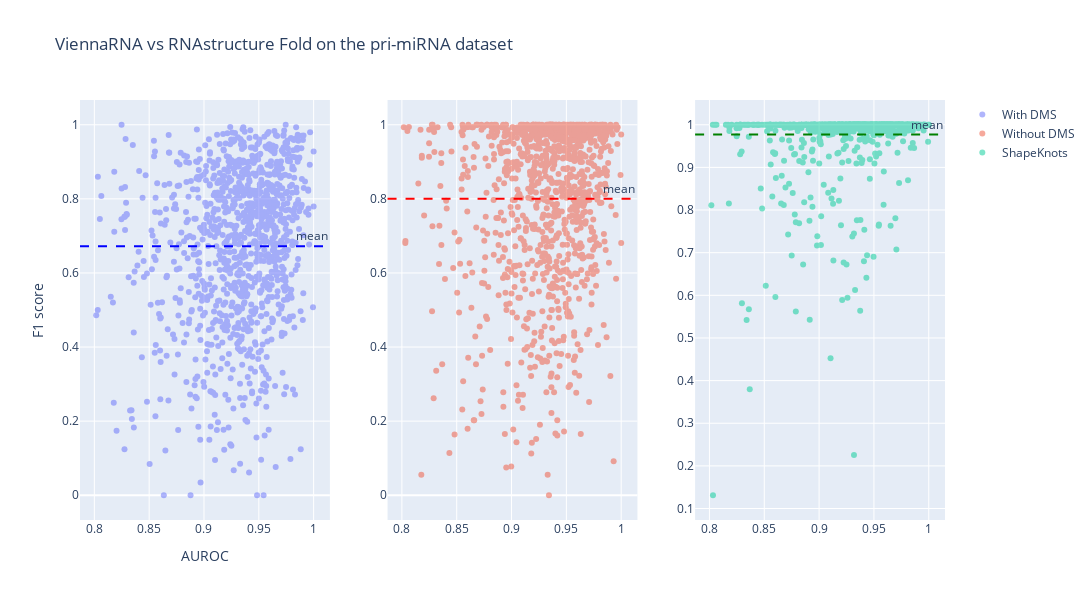

Notebook cell for this chart:
### Code cell
## Probably an issue with the ViennaRNA implementation

import plotly.graph_objects as go
from plotly.subplots import make_subplots

fig = make_subplots(rows=1, cols=3)
fig.add_trace(go.Scatter(x=data['auroc'], y=data['F1_constraints'], name='With DMS', opacity=0.5, mode='markers'), col=1, row=1)
fig.add_hline(y=np.mean(data['F1_constraints']), line_dash='dash', line_color='blue', annotation_text='mean', col=1, row=1)

fig.add_trace(go.Scatter(x=data['auroc'], y=data['F1_noConstraints'], name='Without DMS', opacity=0.5, mode='markers'), col=2, row=1)
fig.add_hline(y=np.mean(data['F1_noConstraints']), line_dash='dash', line_color='red', annotation_text='mean', col=2, row=1)

fig.add_trace(go.Scatter(x=data['auroc'], y=data['F1_ShapeKnots'], name='ShapeKnots', opacity=0.5, mode='markers'), col=3, row=1)
fig.add_hline(y=np.mean(data['F1_ShapeKnots']), line_dash='dash', line_color='green', annotation_text='mean', col=3, row=1)

fig.update_layout(title='ViennaRNA vs RNAstructure Fold on the pri-miRNA dataset', xaxis_title='AUROC', yaxis_title='F1 score', 
                  width=1200, height=600)

### Figure 1 — Plotly figure (JSON) as saved in the notebook; plotly's stock layout.template omitted (floating-point values rounded to 4 significant figures; data arrays with more than 128 entries replaced by an {"elided": "..."} marker saying what was removed)
{"data": [{"mode": "markers", "name": "With DMS", "opacity": 0.5, "type": "scatter", "x": {"elided": "1098 float values"}, "xaxis": "x", "y": {"elided": "1098 float values"}, "yaxis": "y"}, {"mode": "markers", "name": "Without DMS", "opacity": 0.5, "type": "scatter", "x": {"elided": "1098 float values"}, "xaxis": "x2", "y": {"elided": "1098 float values"}, "yaxis": "y2"}, {"mode": "markers", "name": "ShapeKnots", "opacity": 0.5, "type": "scatter", "x": {"elided": "1098 float values"}, "xaxis": "x3", "y": {"elided": "1098 float values"}, "yaxis": "y3"}], "layout": {"annotations": [{"showarrow": false, "text": "mean", "x": 1, "xanchor": "right", "xref": "x domain", "y": 0.6723, "yanchor": "bottom", "yref": "y"}, {"showarrow": false, "text": "mean", "x": 1, "xanchor": "right", "xref": "x2 domain", "y": 0.8, "yanchor": "bottom", "yref": "y2"}, {"showarrow": false, "text": "mean", "x": 1, "xanchor": "right", "xref": "x3 domain", "y": 0.9769, "yanchor": "bottom", "yref": "y3"}], "height": 600, "shapes": [{"line": {"color": "blue", "dash": "dash"}, "type": "line", "x0": 0, "x1": 1, "xref": "x domain", "y0": 0.6723, "y1": 0.6723, "yref": "y"}, {"line": {"color": "red", "dash": "dash"}, "type": "line", "x0": 0, "x1": 1, "xref": "x2 domain", "y0": 0.8, "y1": 0.8, "yref": "y2"}, {"line": {"color": "green", "dash": "dash"}, "type": "line", "x0": 0, "x1": 1, "xref": "x3 domain", "y0": 0.9769, "y1": 0.9769, "yref": "y3"}], "title": {"text": "ViennaRNA vs RNAstructure Fold on the pri-miRNA dataset"}, "width": 1200, "xaxis": {"anchor": "y", "domain": [0, 0.2889], "title": {"text": "AUROC"}}, "xaxis2": {"anchor": "y2", "domain": [0.3556, 0.6444]}, "xaxis3": {"anchor": "y3", "domain": [0.7111, 1]}, "yaxis": {"anchor": "x", "domain": [0, 1], "title": {"text": "F1 score"}}, "yaxis2": {"anchor": "x2", "domain": [0, 1]}, "yaxis3": {"anchor": "x3", "domain": [0, 1]}}}
